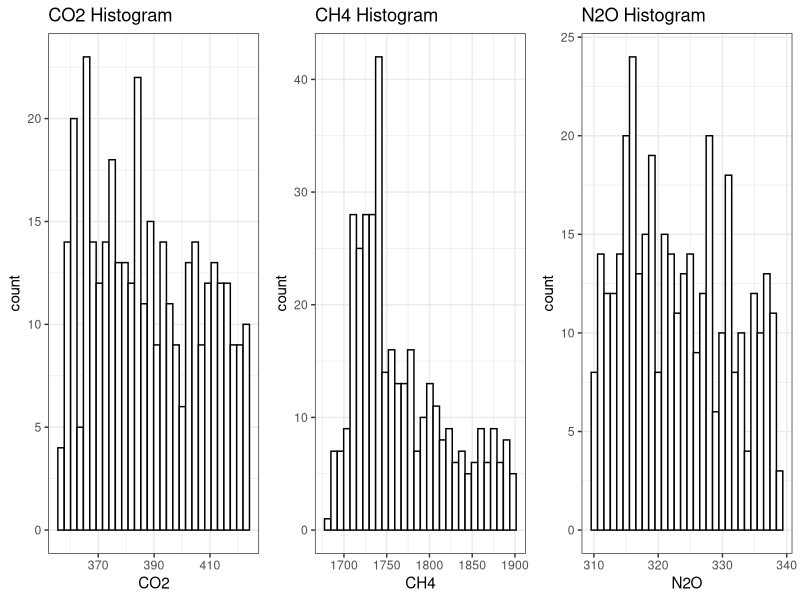
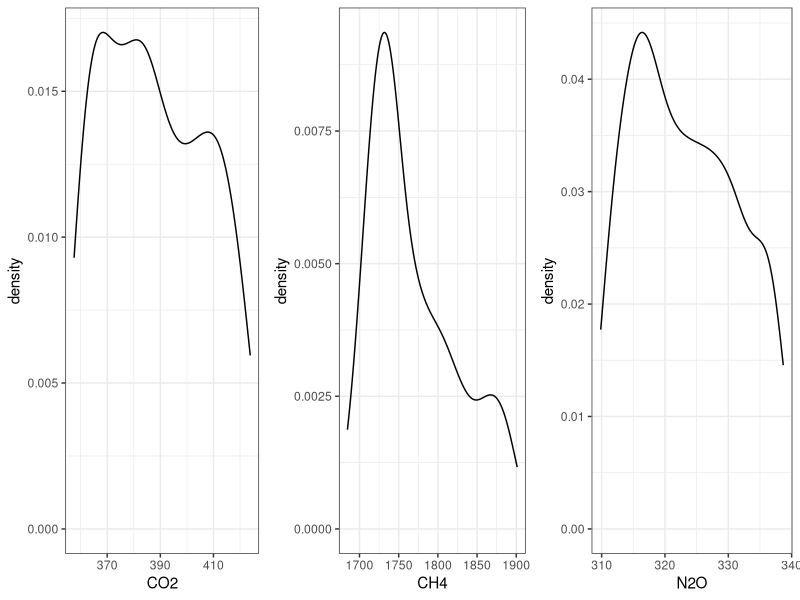
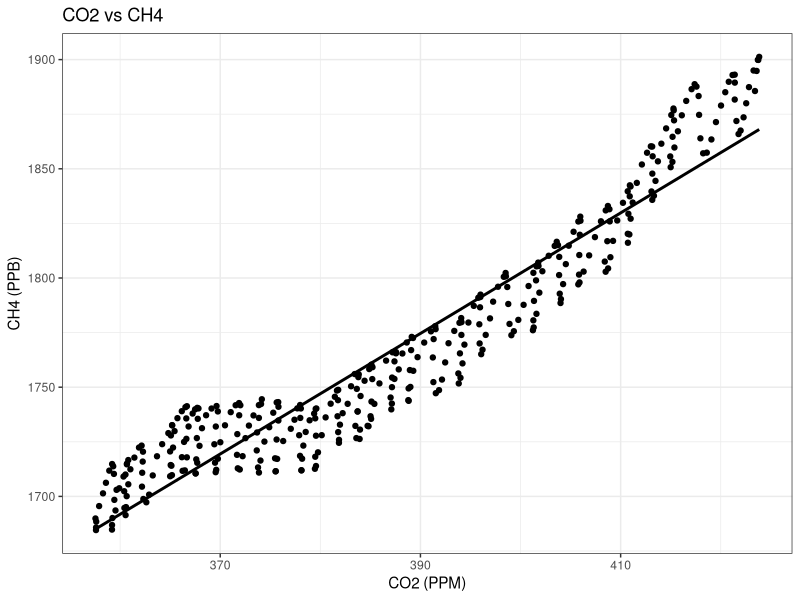
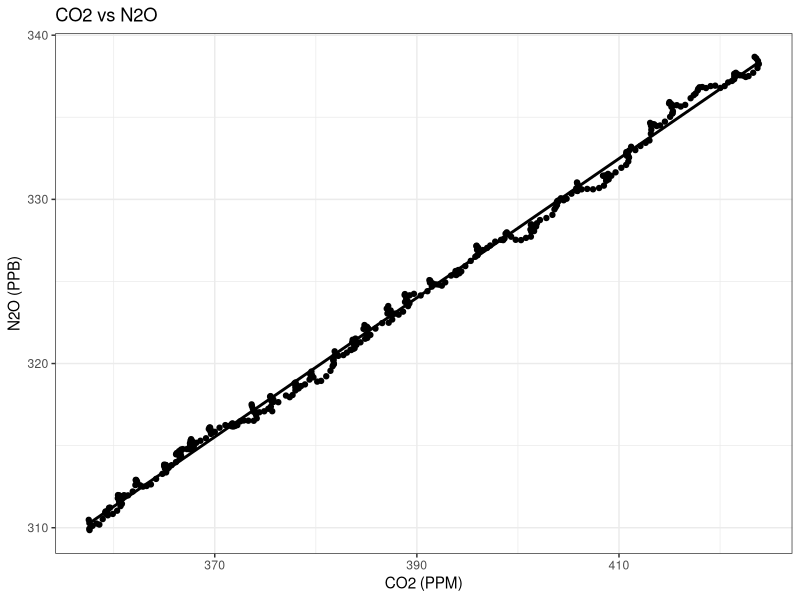
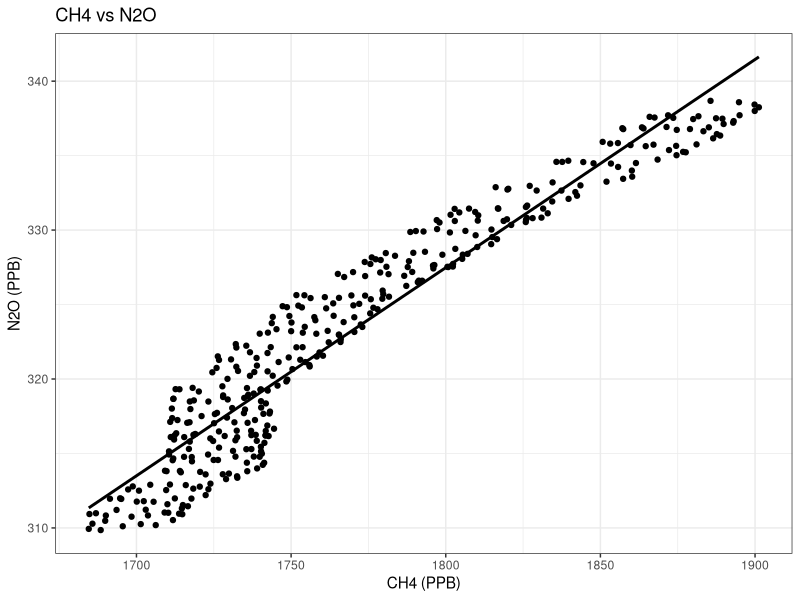
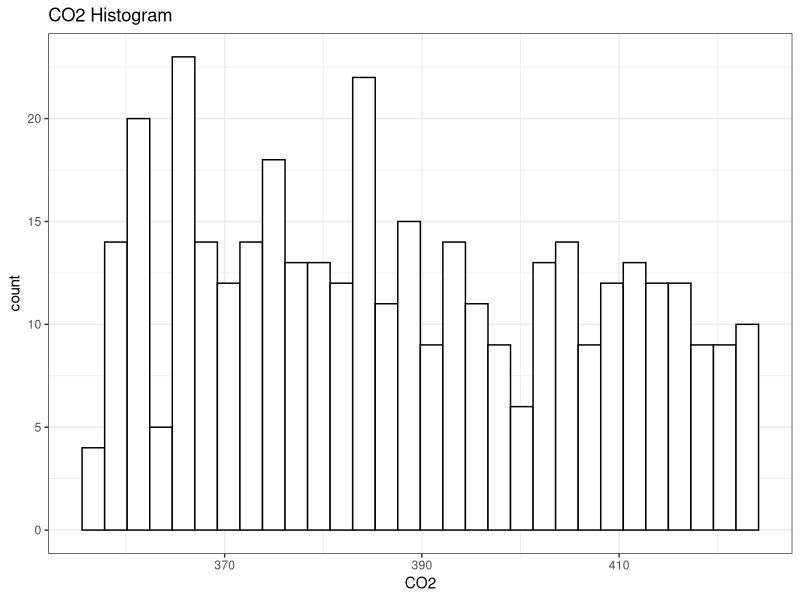
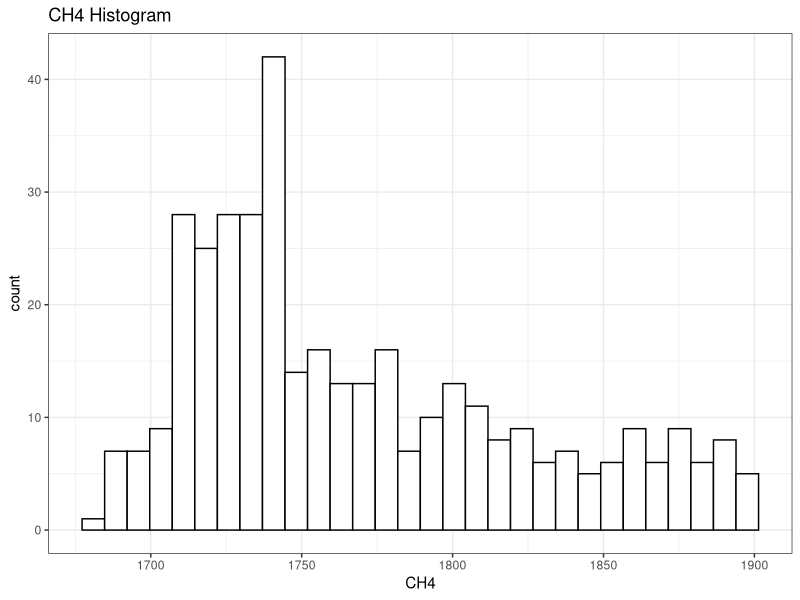
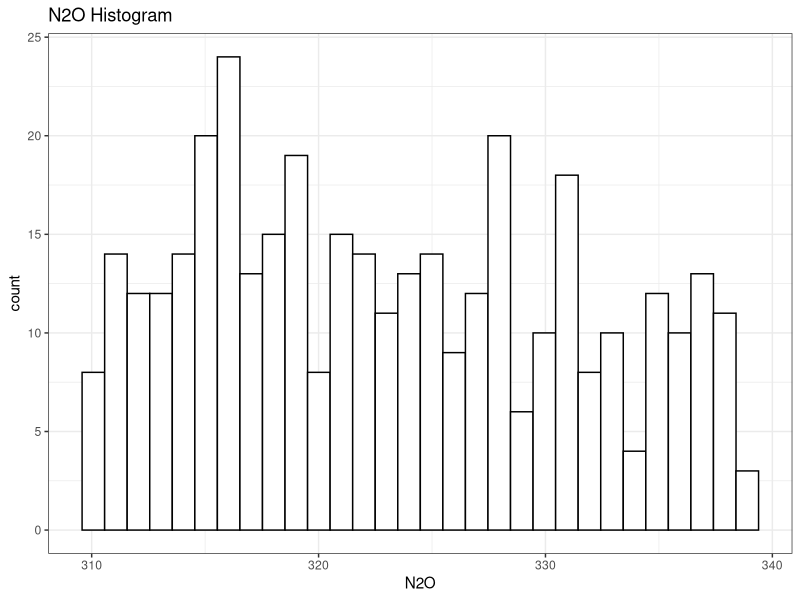

Reproduce these figures in R, in order. (Note: this script raises an error after producing the figures.)
############################################################
# ATMOSPHERIC GREENHOUSE GAS ANALYSIS - CAPE GRIM
# GitHub Repository Version
# Set whole repository as the working directory before running
############################################################

############################
# 1. INSTALL / LOAD PACKAGES
############################

install.packages(c("tidyverse", "lubridate", "readxl", "gridExtra", "reshape2"))

library(tidyverse)
library(lubridate)
library(readxl)
library(gridExtra)
library(reshape2)

theme_set(theme_bw())

############################
# 2. IMPORT DATA
############################

ghg <- read_excel("data/GHG Dataset from CSIRO (Cleaned) from 1995 to 2025.xlsx")

ghg <- ghg %>%
  select(Date, `CO2(PPM)`, `CH4(PPB)`, `N2O(PPB)`) %>%
  rename(
    CO2 = `CO2(PPM)`,
    CH4 = `CH4(PPB)`,
    N2O = `N2O(PPB)`
  )

ghg$Date <- as.Date(ghg$Date)
ghg$Year <- year(ghg$Date)
ghg$Month <- month(ghg$Date, label = TRUE, abbr = TRUE)

############################
# 3. DATASET OVERVIEW
############################

cat("\n================ DATASET OVERVIEW ================\n")
str(ghg)
summary(ghg)
cat("Number of observations:", nrow(ghg), "\n")

############################
# 4. DESCRIPTIVE STATISTICS
############################

desc_stats <- data.frame(
  Gas = c("CO2", "CH4", "N2O"),
  Mean = c(mean(ghg$CO2, na.rm = TRUE),
           mean(ghg$CH4, na.rm = TRUE),
           mean(ghg$N2O, na.rm = TRUE)),
  Median = c(median(ghg$CO2, na.rm = TRUE),
             median(ghg$CH4, na.rm = TRUE),
             median(ghg$N2O, na.rm = TRUE)),
  SD = c(sd(ghg$CO2, na.rm = TRUE),
         sd(ghg$CH4, na.rm = TRUE),
         sd(ghg$N2O, na.rm = TRUE)),
  Q1 = c(quantile(ghg$CO2, 0.25, na.rm = TRUE),
         quantile(ghg$CH4, 0.25, na.rm = TRUE),
         quantile(ghg$N2O, 0.25, na.rm = TRUE)),
  Q3 = c(quantile(ghg$CO2, 0.75, na.rm = TRUE),
         quantile(ghg$CH4, 0.75, na.rm = TRUE),
         quantile(ghg$N2O, 0.75, na.rm = TRUE)),
  Min = c(min(ghg$CO2, na.rm = TRUE),
          min(ghg$CH4, na.rm = TRUE),
          min(ghg$N2O, na.rm = TRUE)),
  Max = c(max(ghg$CO2, na.rm = TRUE),
          max(ghg$CH4, na.rm = TRUE),
          max(ghg$N2O, na.rm = TRUE))
)

print(desc_stats)

############################
# 5. NORMALITY ANALYSIS
############################

p1 <- ggplot(ghg, aes(CO2)) +
  geom_histogram(bins = 30, fill = "white", colour = "black") +
  labs(title = "CO2 Histogram")

p2 <- ggplot(ghg, aes(CH4)) +
  geom_histogram(bins = 30, fill = "white", colour = "black") +
  labs(title = "CH4 Histogram")

p3 <- ggplot(ghg, aes(N2O)) +
  geom_histogram(bins = 30, fill = "white", colour = "black") +
  labs(title = "N2O Histogram")

grid.arrange(p1, p2, p3, nrow = 1)

ggsave("figures/co2_histogram.png", p1, width = 6, height = 5)
ggsave("figures/ch4_histogram.png", p2, width = 6, height = 5)
ggsave("figures/n2o_histogram.png", p3, width = 6, height = 5)

d1 <- ggplot(ghg, aes(CO2)) + geom_density(colour = "black")
d2 <- ggplot(ghg, aes(CH4)) + geom_density(colour = "black")
d3 <- ggplot(ghg, aes(N2O)) + geom_density(colour = "black")

grid.arrange(d1, d2, d3, nrow = 1)

ggsave("figures/co2_density.png", d1, width = 6, height = 5)
ggsave("figures/ch4_density.png", d2, width = 6, height = 5)
ggsave("figures/n2o_density.png", d3, width = 6, height = 5)

############################
# 6. TIME SERIES ANALYSIS
############################

p_co2 <- ggplot(ghg, aes(Date, CO2)) +
  geom_line(colour = "black") +
  labs(title = "CO2 Time Series")

p_ch4 <- ggplot(ghg, aes(Date, CH4)) +
  geom_line(colour = "black") +
  labs(title = "CH4 Time Series")

p_n2o <- ggplot(ghg, aes(Date, N2O)) +
  geom_line(colour = "black") +
  labs(title = "N2O Time Series")

ggsave("figures/co2_timeseries.png", p_co2, width = 8, height = 5)
ggsave("figures/ch4_timeseries.png", p_ch4, width = 8, height = 5)
ggsave("figures/n2o_timeseries.png", p_n2o, width = 8, height = 5)

############################################################
# 7. CORRELATION ANALYSIS
############################################################

# Scatter Plot: CO2 vs CH4
scatter_co2_ch4 <- ggplot(ghg, aes(CO2, CH4)) +
  geom_point(colour = "black") +
  geom_smooth(method = "lm", se = FALSE, colour = "black") +
  labs(
    title = "CO2 vs CH4",
    x = "CO2 (PPM)",
    y = "CH4 (PPB)"
  )

print(scatter_co2_ch4)

ggsave(
  "figures/scatter_co2_ch4.png",
  scatter_co2_ch4,
  width = 7,
  height = 5
)

# Scatter Plot: CO2 vs N2O
scatter_co2_n2o <- ggplot(ghg, aes(CO2, N2O)) +
  geom_point(colour = "black") +
  geom_smooth(method = "lm", se = FALSE, colour = "black") +
  labs(
    title = "CO2 vs N2O",
    x = "CO2 (PPM)",
    y = "N2O (PPB)"
  )

print(scatter_co2_n2o)

ggsave(
  "figures/scatter_co2_n2o.png",
  scatter_co2_n2o,
  width = 7,
  height = 5
)

# Scatter Plot: CH4 vs N2O
scatter_ch4_n2o <- ggplot(ghg, aes(CH4, N2O)) +
  geom_point(colour = "black") +
  geom_smooth(method = "lm", se = FALSE, colour = "black") +
  labs(
    title = "CH4 vs N2O",
    x = "CH4 (PPB)",
    y = "N2O (PPB)"
  )

print(scatter_ch4_n2o)

ggsave(
  "figures/scatter_ch4_n2o.png",
  scatter_ch4_n2o,
  width = 7,
  height = 5
)

# Spearman Correlation Matrix
cor_matrix <- cor(
  ghg[, c("CO2", "CH4", "N2O")],
  method = "spearman",
  use = "complete.obs"
)

cat("\n================ SPEARMAN CORRELATION MATRIX ================\n")
print(cor_matrix)

write.csv(
  cor_matrix,
  "outputs/spearman_correlation_matrix.csv"
)

############################################################
# 8. LINEAR REGRESSION ANALYSIS
############################################################

# Linear Regression Models
model_co2 <- lm(CO2 ~ Year, data = ghg)
model_ch4 <- lm(CH4 ~ Year, data = ghg)
model_n2o <- lm(N2O ~ Year, data = ghg)

# Model Summaries
cat("\n================ REGRESSION SUMMARIES ================\n")

summary(model_co2)
summary(model_ch4)
summary(model_n2o)

# Regression Summary Table
regression_summary <- data.frame(
  Gas = c("CO2", "CH4", "N2O"),
  Slope = c(
    coef(model_co2)[2],
    coef(model_ch4)[2],
    coef(model_n2o)[2]
  ),
  Intercept = c(
    coef(model_co2)[1],
    coef(model_ch4)[1],
    coef(model_n2o)[1]
  ),
  R2 = c(
    summary(model_co2)$r.squared,
    summary(model_ch4)$r.squared,
    summary(model_n2o)$r.squared
  )
)

cat("\n================ REGRESSION SUMMARY TABLE ================\n")
print(regression_summary)

# CO2 Regression Plot
reg_co2 <- ggplot(ghg, aes(Year, CO2)) +
  geom_point(colour = "black") +
  geom_smooth(method = "lm", se = FALSE, colour = "black") +
  labs(
    title = "CO2 Linear Regression",
    x = "Year",
    y = "CO2 (PPM)"
  )

print(reg_co2)

ggsave(
  "figures/co2_regression.png",
  reg_co2,
  width = 7,
  height = 5
)

# CH4 Regression Plot
reg_ch4 <- ggplot(ghg, aes(Year, CH4)) +
  geom_point(colour = "black") +
  geom_smooth(method = "lm", se = FALSE, colour = "black") +
  labs(
    title = "CH4 Linear Regression",
    x = "Year",
    y = "CH4 (PPB)"
  )

print(reg_ch4)

ggsave(
  "figures/ch4_regression.png",
  reg_ch4,
  width = 7,
  height = 5
)

# N2O Regression Plot
reg_n2o <- ggplot(ghg, aes(Year, N2O)) +
  geom_point(colour = "black") +
  geom_smooth(method = "lm", se = FALSE, colour = "black") +
  labs(
    title = "N2O Linear Regression",
    x = "Year",
    y = "N2O (PPB)"
  )

print(reg_n2o)

ggsave(
  "figures/n2o_regression.png",
  reg_n2o,
  width = 7,
  height = 5
)

# Export Regression Summary
write.csv(
  regression_summary,
  "outputs/regression_summary.csv",
  row.names = FALSE
)

############################
# 9. SHORT TERM VARIABILITY
############################

ghg <- ghg %>%
  arrange(Date) %>%
  mutate(
    CO2_change = abs(CO2 - lag(CO2)),
    CH4_change = abs(CH4 - lag(CH4)),
    N2O_change = abs(N2O - lag(N2O))
  )

variability_stats <- data.frame(
  Gas = c("CO2", "CH4", "N2O"),
  Median_Absolute_Change = c(
    median(ghg$CO2_change, na.rm = TRUE),
    median(ghg$CH4_change, na.rm = TRUE),
    median(ghg$N2O_change, na.rm = TRUE)
  ),
  SD_Monthly_Change = c(
    sd(ghg$CO2_change, na.rm = TRUE),
    sd(ghg$CH4_change, na.rm = TRUE),
    sd(ghg$N2O_change, na.rm = TRUE)
  )
)

############################################################
# 10. SEASONAL ANALYSIS
############################################################

# Calculate Monthly Median Concentrations
monthly_medians <- ghg %>%
  group_by(Month) %>%
  summarise(
    CO2 = median(CO2, na.rm = TRUE),
    CH4 = median(CH4, na.rm = TRUE),
    N2O = median(N2O, na.rm = TRUE)
  )

# Reshape Data for Plotting
monthly_long <- melt(monthly_medians, id.vars = "Month")

############################################################
# CO2 SEASONALITY GRAPH
############################################################

season_co2 <- ggplot(
  monthly_medians,
  aes(Month, CO2, group = 1)
) +
  geom_line(colour = "black") +
  geom_point(colour = "black") +
  labs(
    title = "Seasonal Trend of CO2",
    x = "Month",
    y = "Median CO2 Concentration (PPM)"
  ) +
  theme_bw()

print(season_co2)

ggsave(
  "figures/co2_seasonality.png",
  season_co2,
  width = 7,
  height = 5
)

############################################################
# CH4 SEASONALITY GRAPH
############################################################

season_ch4 <- ggplot(
  monthly_medians,
  aes(Month, CH4, group = 1)
) +
  geom_line(colour = "black") +
  geom_point(colour = "black") +
  labs(
    title = "Seasonal Trend of CH4",
    x = "Month",
    y = "Median CH4 Concentration (PPB)"
  ) +
  theme_bw()

print(season_ch4)

ggsave(
  "figures/ch4_seasonality.png",
  season_ch4,
  width = 7,
  height = 5
)

############################################################
# N2O SEASONALITY GRAPH
############################################################

season_n2o <- ggplot(
  monthly_medians,
  aes(Month, N2O, group = 1)
) +
  geom_line(colour = "black") +
  geom_point(colour = "black") +
  labs(
    title = "Seasonal Trend of N2O",
    x = "Month",
    y = "Median N2O Concentration (PPB)"
  ) +
  theme_bw()

print(season_n2o)

ggsave(
  "figures/n2o_seasonality.png",
  season_n2o,
  width = 7,
  height = 5
)

############################################################
# COMBINED SEASONALITY GRAPH
############################################################

season_combined <- ggplot(
  monthly_long,
  aes(Month, value, group = variable)
) +
  geom_line(colour = "black") +
  geom_point(colour = "black") +
  facet_wrap(~variable, scales = "free_y") +
  labs(
    title = "Monthly Median Seasonal Trends",
    x = "Month",
    y = "Median Concentration"
  ) +
  theme_bw()

print(season_combined)

ggsave(
  "figures/combined_seasonality.png",
  season_combined,
  width = 10,
  height = 6
)

############################################################
# SEASONAL AMPLITUDE CALCULATION
############################################################

seasonal_amplitude <- monthly_long %>%
  group_by(variable) %>%
  summarise(
    Seasonal_Amplitude = max(value) - min(value)
  )

cat("\n================ SEASONAL AMPLITUDE ================\n")
print(seasonal_amplitude)

write.csv(
  seasonal_amplitude,
  "outputs/seasonal_amplitude.csv",
  row.names = FALSE
)

############################
# 11. EXPORT RESULTS
############################

write.csv(desc_stats, "outputs/descriptive_statistics.csv", row.names = FALSE)
write.csv(regression_summary, "outputs/regression_summary.csv", row.names = FALSE)
write.csv(variability_stats, "outputs/variability_statistics.csv", row.names = FALSE)
write.csv(seasonal_amplitude, "outputs/seasonal_amplitude.csv", row.names = FALSE)

cat("Analysis complete. Outputs saved in /outputs and figures saved in /figures.\n")
